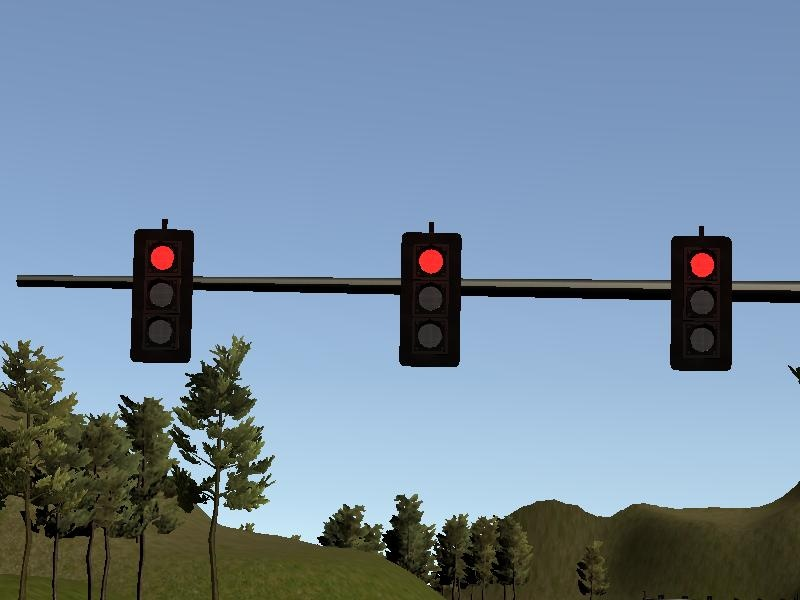
#> input picture frames/left0000.jpg, 800 x 600 px; its folder holds only this picture in this run
$ python tl-opencv-dev.py
#> lines starting #> are read from the running program, lines starting #| are printed output that depends on the picture; after the words box and inside, x2 and y2 are one past the last pixel; in counts of white or black regions, pixels touching at a corner belong together; long printed decimals are rounded
import cv2
import numpy as np
import matplotlib.pyplot as plt
import os


# Helper function: gets average pixel value of the 9 pixels +1 to -1 from the inputted x and y.
# Only works on 1-channel images for now, but you can use it with n-channel arrays by changing
# 'avg' to be an array.
# Eg. avg = [0, 0, 0] for a 3-channel image
def avg_near_point(img, x, y):
    avg = 0
    count = 0
    for i in [-1,0,1]:
        if 0 <= y+i < img.shape[0]:
            for j in [-1,0,1]:
                if 0 <= x+j < img.shape[1]:
                    avg += img[y+i, x+j]
                    count += 1
    if count > 0:
        return avg//count
    else:
        return 0


# Main processing function.
def process_image(folder, file):
#> called with folder = 'frames/', file = 'left0000.jpg'
    img = cv2.imread(folder + file)
#> img is the input picture: shape (600, 800, 3); mean B, G, R 156.6, 137.2, 116.7
    img = cv2.GaussianBlur(img, (3,3), 0)
    hls = cv2.cvtColor(img, cv2.COLOR_BGR2HLS)
#> hls: shape (600, 800, 3); mean of channels 0, 1, 2 86, 137.1, 99.9
    l_chan = hls[:,:,1]
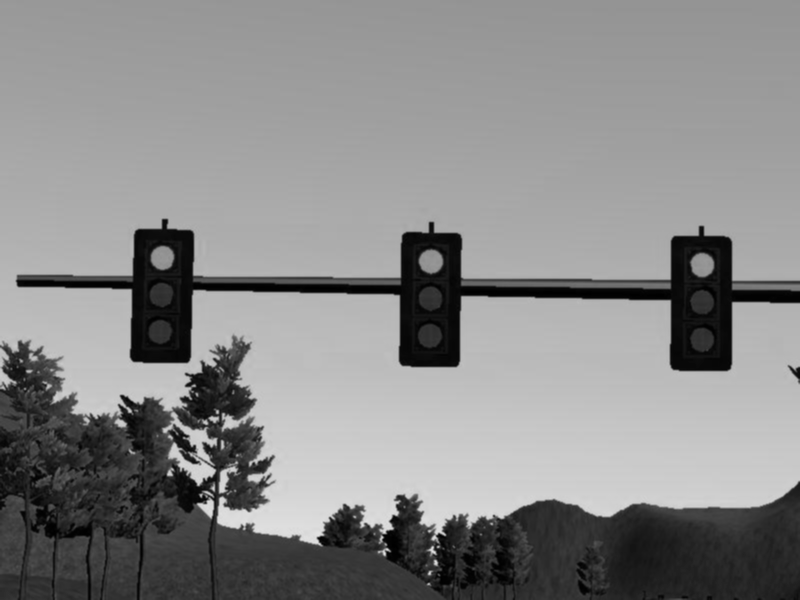
#> l_chan: shape (600, 800); min 0, max 227, mean 137.1
    s_chan = hls[:,:,2]
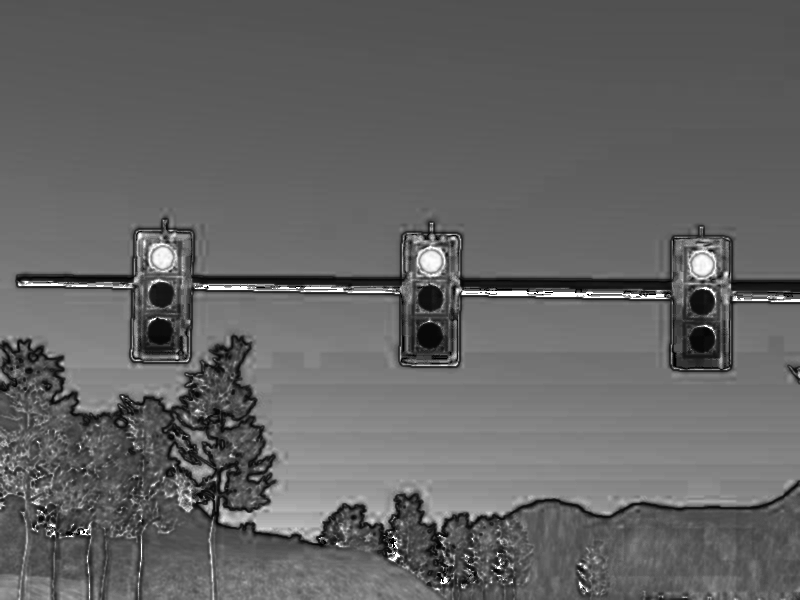
#> s_chan: shape (600, 800); min 0, max 255, mean 99.9
    edges = cv2.Canny(img,50,120)
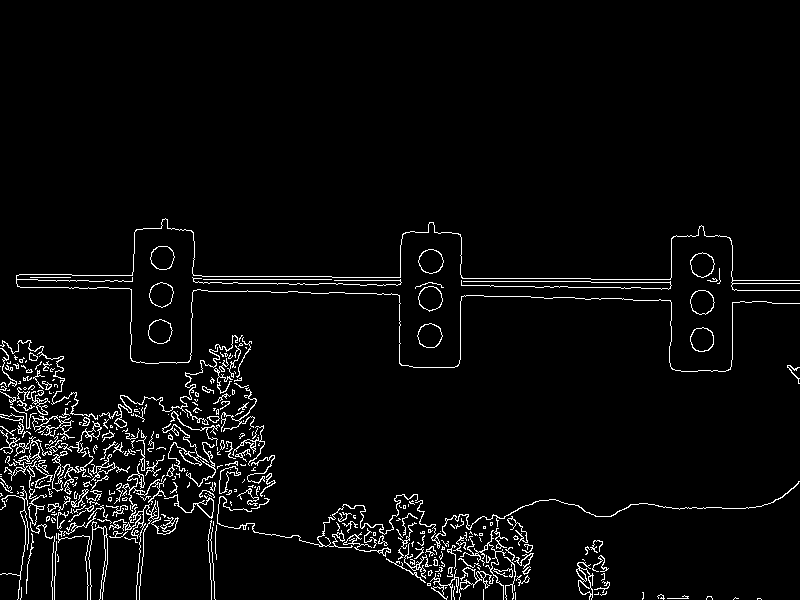
#> edges: shape (600, 800); 3.8% white in thin lines or dots, all inside (x1, y1, x2, y2) = (0, 218, 800, 600)

    # img = cv2.cvtColor(img, cv2.COLOR_BGR2RGB)

    contours, hierarchy = cv2.findContours(edges, cv2.RETR_TREE, cv2.CHAIN_APPROX_SIMPLE)
#> contours = 508 contours, 396 with area under 20; largest, box (x1, y1, x2, y2) and area: (418, 249, 444, 274) 458, (417, 323, 443, 348) 458, (149, 282, 174, 308) 452, (690, 290, 715, 315) 451, (418, 286, 443, 312) 450

    if hierarchy is not None:
        hier_hasparent = hierarchy[0,:,3]

        # TODO: Find contours round enough to be lights
        contours_keep = []
        for i in range(len(contours)):
            perimeter = cv2.arcLength(contours[i], True)
            area = cv2.contourArea(contours[i])
            if perimeter > 10 and hier_hasparent[i] == -1:
                roundness = 4 * np.pi * area / perimeter / perimeter
                if 0.7 < roundness < 1.25:
                    contours_keep.append(contours[i])
#> this loop made 508 passes
#> (perimeter, area, roundness) on passes 18, 25, 29, 38, 48, 55, 68, 85, 96, 105, 112, 124: (69.25, 25, 0.0655), (268.8, 73, 0.0127), (336.7, 83, 0.0092), (191.6, 280.5, 0.096), (128.4, 24, 0.0183), (124.6, 21.5, 0.0174), (243.7, 57.5, 0.0122), (38.38, 32.5, 0.277), (210.9, 124.5, 0.0352), (476.4, 67, 0.00371), (102.8, 33.5, 0.0398), (120.7, 21, 0.0181)
#> (perimeter, area) on passes 26, 32, 39, 40, 41: (32.63, 43), (20.14, 25), (50.53, 98.5), (34.87, 48.5), (62.18, 86.5)
#> after the loop, contours_keep = 14 contours, 4 with area under 20; largest, box (x1, y1, x2, y2) and area: (418, 249, 444, 274) 458, (417, 323, 443, 348) 458, (149, 282, 174, 308) 452, (690, 290, 715, 315) 451, (418, 286, 443, 312) 450

        # TODO: Find center of contours
        contours_final = []
        centroids_keep = []
        extent_pts = []
        for con in contours_keep:
            M = cv2.moments(con)
            cX = int(M["m10"] / M["m00"])
            cY = int(M["m01"] / M["m00"])
            con_Xs = con[:,0,0]
            con_Ys = con[:,0,1]
            # [14 lines of commented-out code are left out]

            avpt = avg_near_point(l_chan, cX, cY)
            north_y = min(con_Ys)-3
            south_y = max(con_Ys)+3
            east_x = max(con_Xs)+3
            west_x = min(con_Xs)-3

            if (avpt > avg_near_point(l_chan, cX, north_y) and
                avpt > avg_near_point(l_chan, cX, south_y) and
                avpt > avg_near_point(l_chan, east_x, cY) and
                avpt > avg_near_point(l_chan, west_x, cY)):
                contours_final.append(con)
                centroids_keep.append((cX, cY))
                extent_pts.append([(east_x, cY),
                                   (west_x, cY),
                                   (cX, north_y),
                                   (cX, south_y)])
#> this loop made 14 passes
#> (cX, cY, avpt, north_y, south_y, east_x, west_x) on passes 6 to 14: (701, 339, 50, 324, 354, 716, 687), (429, 335, 49, 320, 350, 445, 414), (159, 331, 50, 316, 346, 175, 145), (701, 301, 50, 287, 317, 717, 687), (430, 297, 50, 283, 314, 445, 415), (160, 294, 47, 279, 310, 176, 146), (701, 264, 147, 249, 280, 717, 687), (430, 260, 147, 246, 276, 446, 415), (162, 257, 147, 243, 272, 177, 147)
#> (cX, cY, con_Xs, con_Ys, avpt, north_y, south_y, east_x) on passes 1 to 4: (515, 537, [515, 513, 514, 514, 517, 518, 517, 517, 516], [535, 537, 538, 539, 539, 538, 537, 536, 536], 63, 532, 542, 521), (47, 518, [47, 46, 46, 47, 48, 49, 49], [516, 517, 521, 520, 520, 519, 516], 51, 513, 524, 52), (109, 498, [109, 108, 108, 109, 110, 111, 111], [497, 498, 500, 500, 501, 500, 497], 26, 494, 504, 114), (196, 394, [195, 195, 196, 198, 198, 197, 196], [392, 395, 396, 396, 393, 393, 392], 120, 389, 399, 201)
#> after the loop, centroids_keep = [(515, 537), (47, 518), (196, 394), (701, 339), (429, 335), (159, 331), (701, 301), (430, 297), (160, 294), (701, 264), (430, 260), (162, 257)]; contours_final = 12 contours, 3 with area under 20; largest, box (x1, y1, x2, y2) and area: (418, 249, 444, 274) 458, (417, 323, 443, 348) 458, (149, 282, 174, 308) 452, (690, 290, 715, 315) 451, (418, 286, 443, 312) 450; extent_pts = 12 items

        # Create mask for the circles found
        mask = np.zeros_like(s_chan)
        cv2.drawContours(mask, contours_final, -1, 255, -1)
#> mask: shape (600, 800); 0.92% white; 12 white regions (3 under 20 px), largest, box (x1, y1, x2, y2) and area: (418, 249, 444, 274) 494, (417, 323, 443, 348) 494, (149, 282, 174, 308) 488
        masked_img = cv2.bitwise_and(s_chan, mask)

        # Create mask to weed out any blue color
        lower_red = np.array([0, 0, 0])
        upper_red = np.array([80, 255, 255])
        hue_mask1 = cv2.inRange(hls, lower_red, upper_red)
#> hue_mask1: shape (600, 800); 25.6% white; 10 white regions (5 under 20 px), largest, box (x1, y1, x2, y2) and area: (0, 336, 800, 600) 98361, (190, 233, 800, 370) 17459, (18, 228, 192, 360) 6647, (743, 295, 800, 299) 145, (795, 369, 800, 379) 33
        lower_red = np.array([170, 0, 0])
        upper_red = np.array([180, 255, 255])
        hue_mask2 = cv2.inRange(hls, lower_red, upper_red)
#> hue_mask2: shape (600, 800); 0.55% white; 189 white regions (150 under 20 px), largest, box (x1, y1, x2, y2) and area: (697, 253, 715, 274) 174, (148, 245, 169, 263) 155, (426, 243, 449, 261) 150
        hue_mask = hue_mask1 + hue_mask2
#> hue_mask: shape (600, 800); 26.1% white; 9 white regions (5 under 20 px), largest, box (x1, y1, x2, y2) and area: (0, 336, 800, 600) 98392, (18, 227, 800, 370) 26685, (743, 295, 800, 299) 163, (795, 369, 800, 379) 33
        masked_img = cv2.bitwise_and(masked_img, hue_mask)

        # Create mask for high saturation (as colored lights are expected to be)
        ret, sat_thresh = cv2.threshold(masked_img, 180, 255, cv2.THRESH_BINARY)
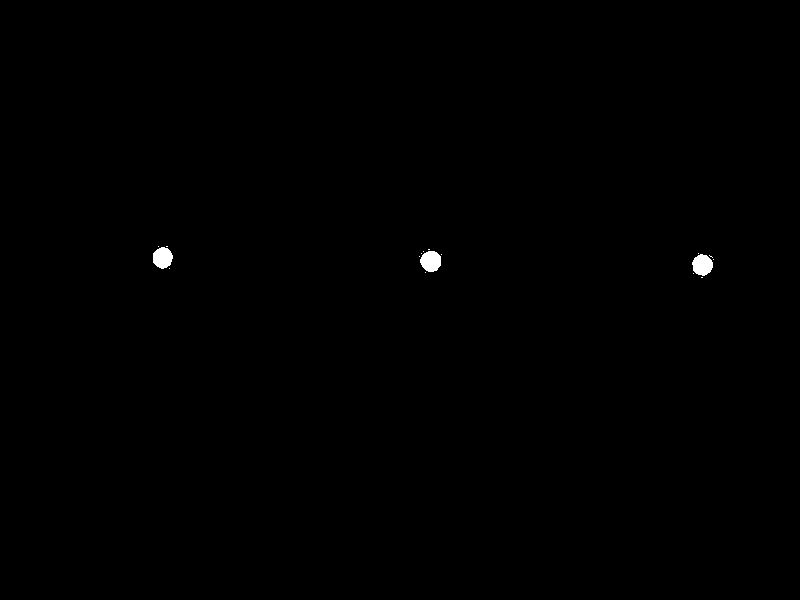
#> sat_thresh: shape (600, 800); 0.22% white; 17 white regions (14 under 20 px), largest, box (x1, y1, x2, y2) and area: (420, 251, 441, 272) 346, (692, 254, 713, 276) 343, (153, 247, 173, 269) 334

        color_mean = cv2.mean(img, sat_thresh)
#> color_mean = (47.49, 48.57, 243.7, 0)
        color_logic = "DUNNO"
        if color_mean[2] > 100:
            if color_mean[1] > 128:
                color_logic = "YELLOW"     # Yellow light
            else:
                color_logic = "RED"     # Red light
        elif color_mean[1] > 128:
            color_logic = "GREEN"         # Green light


        print(file, color_mean, color_logic)
#| left0000.jpg (47.492, 48.574, 243.663, 0.0) RED

        plt.imshow(sat_thresh, cmap='gray')
        f = file.split(".")
        plt.imsave(folder + 'processed/' + f[0] + "-mask.jpg", sat_thresh)
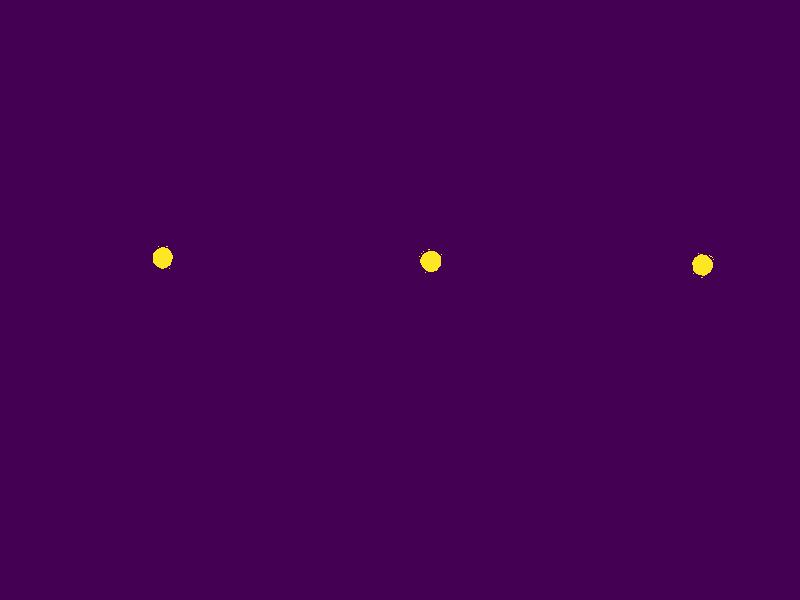
#> saved as left0000-mask.jpg: shape (600, 800, 3); mean R, G, B 68.4, 0.5, 82.9

        # Plots for visualization
        cv2.drawContours(img, contours_final, -1, (0,255,255), 1)
#> img: shape (600, 800, 3); mean B, G, R 156.6, 137.5, 117
        for i in range(len(contours_final)):
            cv2.circle(img, centroids_keep[i], 1, (0, 255, 255), 2)
            cv2.circle(img, extent_pts[i][0], 1, (255, 255, 0), 2)
            cv2.circle(img, extent_pts[i][1], 1, (255, 255, 0), 2)
            cv2.circle(img, extent_pts[i][2], 1, (255, 255, 0), 2)
            cv2.circle(img, extent_pts[i][3], 1, (255, 255, 0), 2)
#> this loop made 12 passes
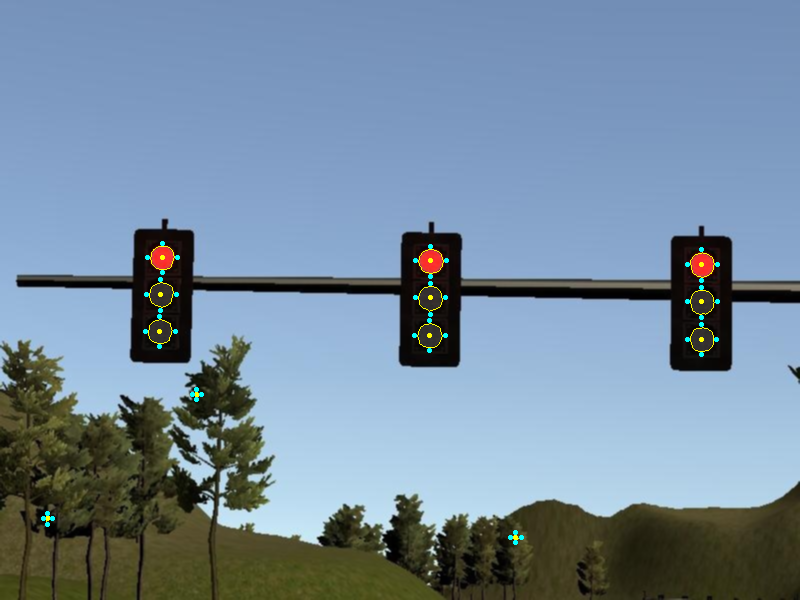
#> img: shape (600, 800, 3); mean B, G, R 157.1, 138.1, 117

    # Save image
    plt.imshow(img)
    plt.imsave(folder + 'processed/' + file, img)
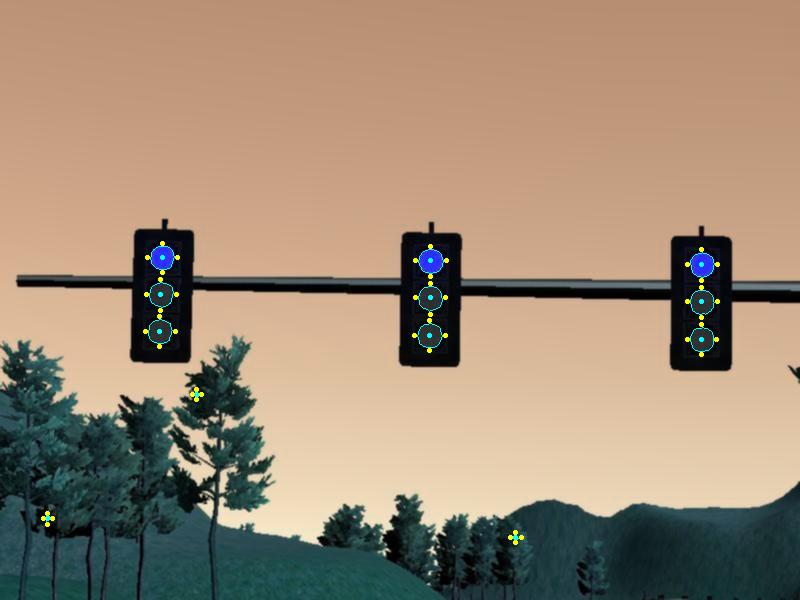
#> saved as left0000.jpg: shape (600, 800, 3); mean R, G, B 157.5, 138.1, 117.6


# Obtain list of images in directory
FOLDER = 'frames/'

filelist=os.listdir(FOLDER)
filelist.sort()
for fichier in filelist[:]: # filelist[:] makes a copy of filelist.
    if not (fichier.endswith(".jpg")):
        filelist.remove(fichier)
    elif (fichier.endswith("-a.jpg")):
        os.system('rm ' + FOLDER + fichier)
    else:
        process_image(FOLDER, fichier)

        # img = cv2.imread(FOLDER + fichier)
        # img = cv2.GaussianBlur(img, (5, 5), 0)
        # l_chan = cv2.cvtColor(img, cv2.COLOR_BGR2HLS)[:, :, 2]
        #
        # # Make mask for all remaining contours
        #
        # # Multiply mask to image to isolate pixels
        #
        # # Threshold remaining pixels on saturation
        #
        # # Average remaining pixels
        #
        # # Read hue value
        #
        # plt.imshow(l_chan)
        # plt.show()
#> figure, not shown here; B, G, R data is drawn as R, G, B

$ run again, on frames/left0008.jpg
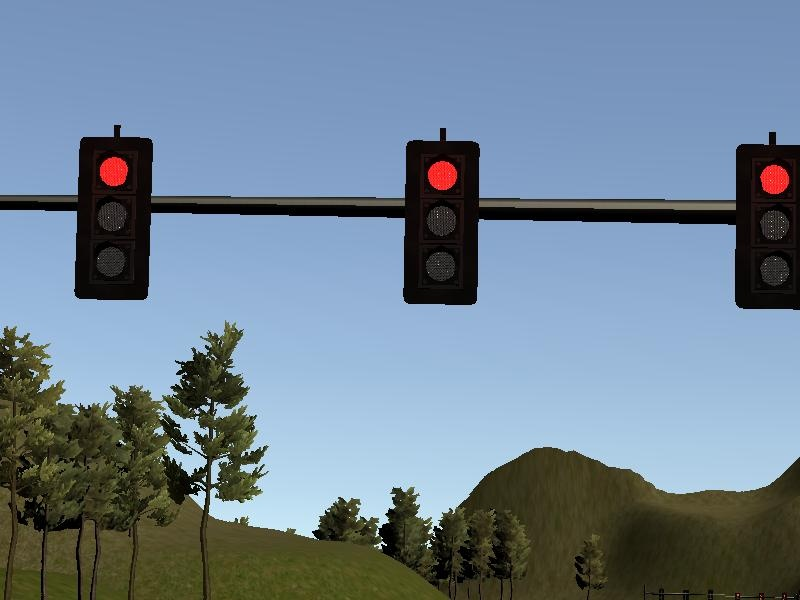
#> input picture frames/left0008.jpg, 800 x 600 px
#> in process_image, img is the input picture: shape (600, 800, 3); mean B, G, R 146.9, 130.3, 112
#> hls: shape (600, 800, 3); mean of channels 0, 1, 2 82.1, 129.8, 99.3
#> in process_image, `edges = cv2.Canny(img,50,120)`:
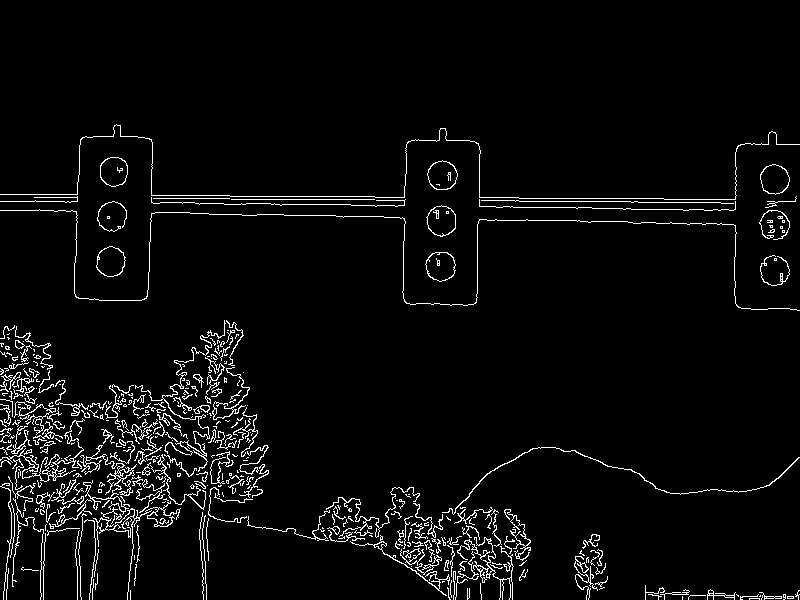
#> edges: shape (600, 800); 4.1% white in thin lines or dots, all inside (x1, y1, x2, y2) = (0, 124, 800, 600)
#> contours = 549 contours, 457 with area under 20; largest, box (x1, y1, x2, y2) and area: (426, 205, 456, 237) 688, (425, 252, 456, 282) 678, (427, 160, 458, 190) 670, (96, 246, 126, 277) 666, (760, 164, 790, 195) 664
#> the loop in process_image, `for i in range(len(contours)):` made 549 passes
#> (perimeter, area, roundness) on passes 12, 18, 51, 53, 62, 70, 74, 88: (67.8, 33, 0.0902), (111.5, 51, 0.0516), (363.5, 81, 0.0077), (161.6, 46.5, 0.0224), (220.5, 40.5, 0.0105), (208, 35, 0.0102), (664.5, 143, 0.00407), (434.4, 118, 0.00786)
#> after the loop in process_image, `for i in range(len(contours)):`: contours_keep = 12 contours, 5 with area under 20; largest, box (x1, y1, x2, y2) and area: (426, 205, 456, 237) 688, (425, 252, 456, 282) 678, (427, 160, 458, 190) 670, (96, 246, 126, 277) 666, (760, 164, 790, 195) 664, (100, 157, 128, 187) 649, (15, 340, 25, 349) 48
#> the loop in process_image, `for con in contours_keep:` made 12 passes
#> (cX, cY, avpt, north_y, south_y, east_x, west_x) on passes 7 to 12: (440, 265, 46, 249, 284, 458, 422), (110, 261, 40, 243, 279, 128, 93), (441, 220, 42, 202, 239, 458, 423), (774, 178, 143, 161, 197, 792, 757), (441, 175, 143, 157, 192, 460, 424), (113, 171, 144, 154, 189, 130, 97)
#> after the loop in process_image, `for con in contours_keep:`: centroids_keep = [(349, 509), (192, 486), (178, 474), (18, 344), (440, 265), (110, 261), (441, 220), (774, 178), (441, 175), (113, 171)]; contours_final = 10 contours, 3 with area under 20; largest, box (x1, y1, x2, y2) and area: (426, 205, 456, 237) 688, (425, 252, 456, 282) 678, (427, 160, 458, 190) 670, (96, 246, 126, 277) 666, (760, 164, 790, 195) 664, (100, 157, 128, 187) 649, (15, 340, 25, 349) 48; extent_pts = 10 items
#> mask: shape (600, 800); 0.91% white; 10 white regions (3 under 20 px), largest, box (x1, y1, x2, y2) and area: (426, 205, 456, 237) 731, (425, 252, 456, 282) 723, (427, 160, 458, 190) 713
#> hue_mask1: shape (600, 800); 30.5% white; 11 white regions (6 under 20 px), largest, box (x1, y1, x2, y2) and area: (0, 323, 800, 600) 112825, (0, 136, 800, 306) 33436, (408, 144, 412, 179) 101, (657, 214, 688, 221) 77, (640, 214, 655, 219) 63
#> hue_mask2: shape (600, 800); 0.78% white; 194 white regions (153 under 20 px), largest, box (x1, y1, x2, y2) and area: (421, 158, 462, 202) 468, (753, 153, 792, 189) 233, (412, 223, 425, 240) 156
#> hue_mask: shape (600, 800); 31.3% white; 10 white regions (6 under 20 px), largest, box (x1, y1, x2, y2) and area: (0, 323, 800, 600) 112828, (0, 136, 800, 306) 37232, (656, 214, 688, 221) 107, (640, 213, 655, 219) 72
#> sat_thresh: shape (600, 800); 0.34% white; 30 white regions (27 under 20 px), largest, box (x1, y1, x2, y2) and area: (429, 163, 455, 189) 538, (762, 167, 787, 193) 522, (101, 158, 127, 185) 518
#> color_mean = (43.54, 44.62, 239.5, 0)
#| left0008.jpg (43.536, 44.616, 239.485, 0.0) RED
#> the loop in process_image, `for i in range(len(contours_final)):` made 10 passes
#> in process_image, `plt.imsave(folder + 'processed/' + file, img)`:
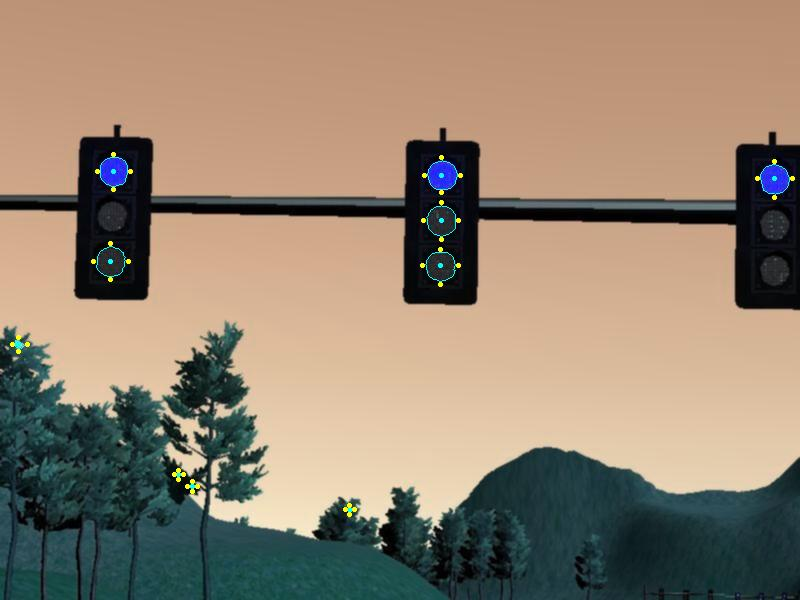
#> saved as left0008.jpg: shape (600, 800, 3); mean R, G, B 147.6, 131.1, 112.7
